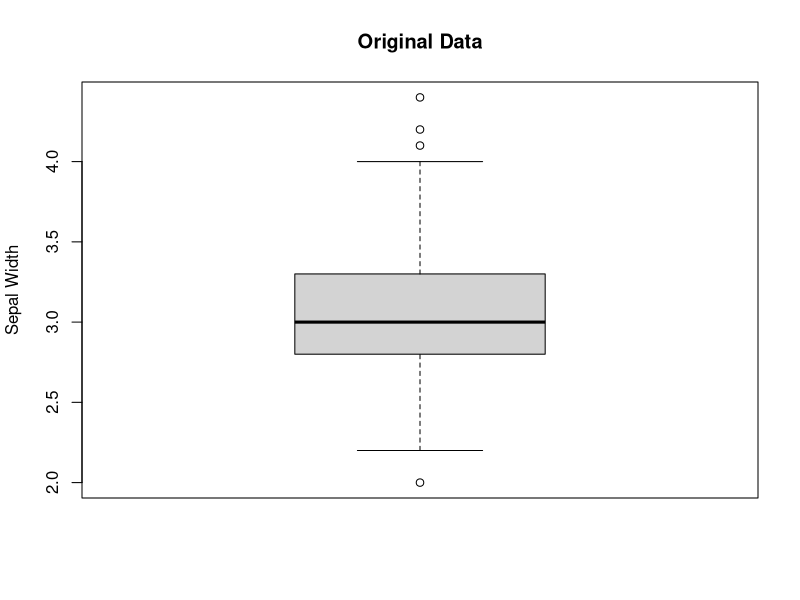
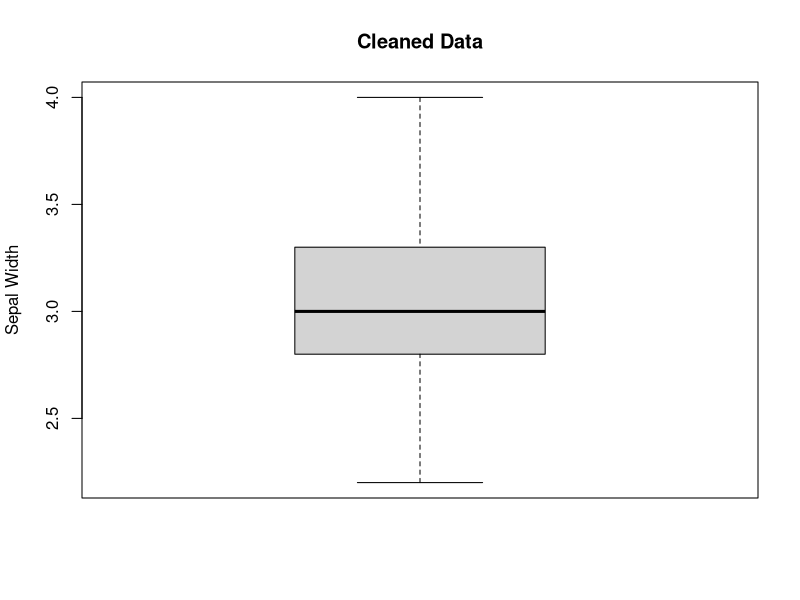

Generate these figures, in order, with R:
data(iris)
iris1 <- iris

# Define outliers
outliers <- iris1$Sepal.Width < quantile(iris1$Sepal.Width, 0.25) - 1.5 * IQR(iris1$Sepal.Width) | 
  iris1$Sepal.Width > quantile(iris1$Sepal.Width, 0.75) + 1.5 * IQR(iris1$Sepal.Width)

# Remove outliers
iris_clean <- iris1[!outliers, ]

# Create boxplots
boxplot(iris1$Sepal.Width, main = "Original Data", ylab = "Sepal Width")
boxplot(iris_clean$Sepal.Width, main = "Cleaned Data", ylab = "Sepal Width")

